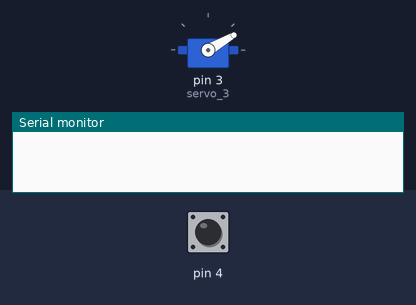
The sketch below on a simulated Arduino Uno, built with avr-gcc and run on an emulated ATmega328P. Shown: servo, the last lines printed to the serial monitor. Inputs (shaded band) come from the test bench; at power-on: pin 4 LOW.

Above: at 1.2 s.
1.3 s: pin 4 pulsed HIGH 2 times (0.12 s each, 0.3 s apart)
At 1.89 s:
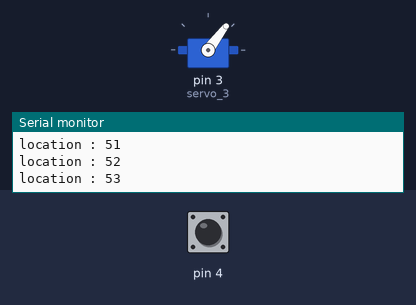
At 5.1 s:
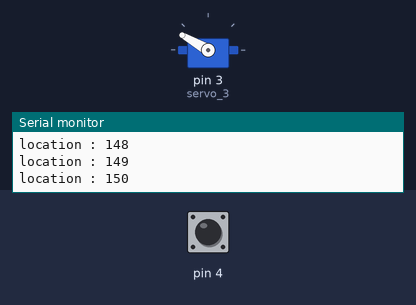
Timing chart, 0 to 9.8 s (numbered marks = the images above; inputs shaded):
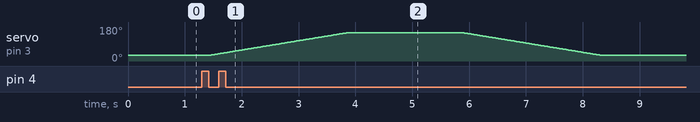

Measured:
- after the input at 1.3 s, servo on pin 3 (servo_3): rises from 30° to 150° in 2.4 s, then falls to 30° in 4.5 s

The sketch:

41615084_A_Servo.ino
```cpp
#include <Servo.h>      //서보모터 헤더파일

int loc = 0;      //변수 loc , sw, x 지정
int sw = 0;
int x = 0;

Servo servo_3;    //서보 객체 선언

void setup()
{
  servo_3.attach(3);  //서보 모터 핀3번으로 지정

  pinMode(4, INPUT);  //디지털 신호 핀4번 값 입력
  Serial.begin(9600); //시리얼 출력 보드레이트 9600

}

void loop()
{
  loc = 30;             //변수 loc 30으로 지정
  servo_3.write(loc);   //loc 값으로 서보모터 위치 이동
  sw = digitalRead(4);  //변수 sw는 디지털 핀4번을 읽는다.
  if (sw == HIGH) {
    while (digitalRead(4) == HIGH) {
      delay(10); // 10밀리초 만큼 딜레이
                 //만약 SW가 BUTTON 값을 HIGH를 읽었다면
                 //BUTTON의 값이 HIGH동안 유지한다.
    }
    if (x == HIGH) {
      x = LOW;
                //만약 X의 값이 HIGH라면 X의 값을 LOW로 바꿔준다.
    } else {
      x = HIGH;
                //만약 X의 값이 HIGH라면 X의 값을 LOW로 바꿔준다.
    }
  }
  if (x == HIGH) {
    for (loc = 30; loc <= 150; loc += 1) {
      servo_3.write(loc);
      Serial.print("location : ");
      Serial.println(loc);
      delay(20);
                 //x가 HIGH 값이 들어오면 위치를 30에서 150까지 1씩 증가한다.
                 //loc 값으로 서보모터를 움직인다.
                 //loc 값을 location : 의 값으로 시리얼 모니터에 출력한다.
    }
    delay(2000); // 2초간 딜레이
    for (loc = 150; loc >= 30; loc -= 1) {
      servo_3.write(loc);
      Serial.print("location : ");
      Serial.println(loc);
      delay(20);
                 //x가 HIGH 값이 들어오면 위치를 150에서 30까지 1씩 감소한다.
                 //loc 값으로 서보모터를 움직인다.
                 //loc 값을 location : 의 값으로 시리얼 모니터에 출력한다.
      x = LOW;  //변수 x LOW값으로 지정
    }
  }
}
```
